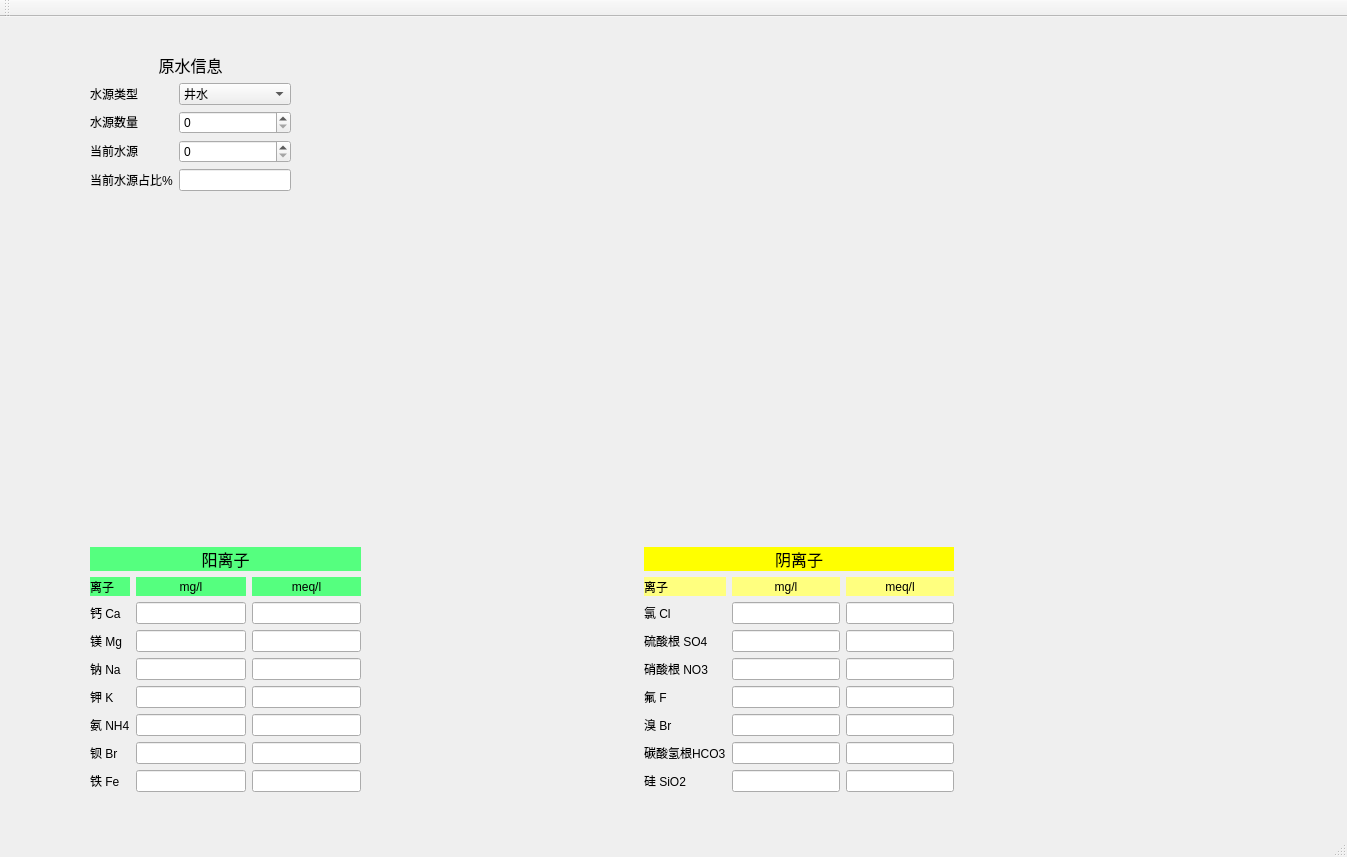
<?xml version="1.0" encoding="UTF-8"?>
<ui version="4.0">
 <class>MainWindow</class>
 <widget class="QMainWindow" name="MainWindow">
  <property name="geometry">
   <rect>
    <x>0</x>
    <y>0</y>
    <width>1347</width>
    <height>857</height>
   </rect>
  </property>
  <property name="sizePolicy">
   <sizepolicy hsizetype="Preferred" vsizetype="Preferred">
    <horstretch>0</horstretch>
    <verstretch>0</verstretch>
   </sizepolicy>
  </property>
  <property name="font">
   <font>
    <weight>50</weight>
    <bold>false</bold>
   </font>
  </property>
  <property name="windowTitle">
   <string>MainWindow</string>
  </property>
  <widget class="QWidget" name="centralwidget">
   <widget class="QWidget" name="formLayoutWidget">
    <property name="geometry">
     <rect>
      <x>90</x>
      <y>36</y>
      <width>201</width>
      <height>151</height>
     </rect>
    </property>
    <layout class="QFormLayout" name="formLayout">
     <item row="1" column="0">
      <widget class="QLabel" name="label_24">
       <property name="text">
        <string>&lt;html&gt;&lt;head/&gt;&lt;body&gt;&lt;p align=&quot;center&quot;&gt;水源类型&lt;/p&gt;&lt;/body&gt;&lt;/html&gt;</string>
       </property>
      </widget>
     </item>
     <item row="1" column="1">
      <widget class="QComboBox" name="comboBox">
       <item>
        <property name="text">
         <string>井水</string>
        </property>
       </item>
       <item>
        <property name="text">
         <string>反渗透产水</string>
        </property>
       </item>
       <item>
        <property name="text">
         <string>海水</string>
        </property>
       </item>
       <item>
        <property name="text">
         <string>超滤产水</string>
        </property>
       </item>
      </widget>
     </item>
     <item row="2" column="0">
      <widget class="QLabel" name="label_23">
       <property name="text">
        <string>&lt;html&gt;&lt;head/&gt;&lt;body&gt;&lt;p align=&quot;center&quot;&gt;水源数量&lt;/p&gt;&lt;/body&gt;&lt;/html&gt;</string>
       </property>
      </widget>
     </item>
     <item row="2" column="1">
      <widget class="QSpinBox" name="spinBox"/>
     </item>
     <item row="3" column="0">
      <widget class="QLabel" name="label_25">
       <property name="text">
        <string>&lt;html&gt;&lt;head/&gt;&lt;body&gt;&lt;p align=&quot;center&quot;&gt;当前水源&lt;/p&gt;&lt;/body&gt;&lt;/html&gt;</string>
       </property>
      </widget>
     </item>
     <item row="3" column="1">
      <widget class="QSpinBox" name="spinBox_2"/>
     </item>
     <item row="4" column="0">
      <widget class="QLabel" name="label_26">
       <property name="text">
        <string>当前水源占比%</string>
       </property>
      </widget>
     </item>
     <item row="4" column="1">
      <widget class="QLineEdit" name="lineEdit_29"/>
     </item>
     <item row="0" column="0" colspan="2">
      <widget class="QLabel" name="label_27">
       <property name="text">
        <string>&lt;html&gt;&lt;head/&gt;&lt;body&gt;&lt;p align=&quot;center&quot;&gt;&lt;span style=&quot; font-size:12pt;&quot;&gt;原水信息&lt;/span&gt;&lt;/p&gt;&lt;/body&gt;&lt;/html&gt;</string>
       </property>
      </widget>
     </item>
    </layout>
   </widget>
   <widget class="QWidget" name="">
    <property name="geometry">
     <rect>
      <x>90</x>
      <y>530</y>
      <width>864</width>
      <height>245</height>
     </rect>
    </property>
    <layout class="QHBoxLayout" name="horizontalLayout">
     <item>
      <layout class="QGridLayout" name="gridLayout">
       <item row="2" column="1">
        <widget class="QLineEdit" name="lineEdit_2"/>
       </item>
       <item row="1" column="0">
        <widget class="QLabel" name="label">
         <property name="styleSheet">
          <string notr="true">background-color: rgb(85, 255, 127);</string>
         </property>
         <property name="text">
          <string>离子</string>
         </property>
        </widget>
       </item>
       <item row="1" column="2">
        <widget class="QLabel" name="label_3">
         <property name="layoutDirection">
          <enum>Qt::LeftToRight</enum>
         </property>
         <property name="styleSheet">
          <string notr="true">background-color: rgb(85, 255, 127);</string>
         </property>
         <property name="text">
          <string>meq/l</string>
         </property>
         <property name="scaledContents">
          <bool>false</bool>
         </property>
         <property name="alignment">
          <set>Qt::AlignCenter</set>
         </property>
        </widget>
       </item>
       <item row="0" column="0" colspan="3">
        <widget class="QLabel" name="label_4">
         <property name="font">
          <font>
           <pointsize>12</pointsize>
          </font>
         </property>
         <property name="styleSheet">
          <string notr="true">background-color: rgb(85, 255, 127);</string>
         </property>
         <property name="text">
          <string>阳离子</string>
         </property>
         <property name="alignment">
          <set>Qt::AlignCenter</set>
         </property>
        </widget>
       </item>
       <item row="2" column="2">
        <widget class="QLineEdit" name="lineEdit"/>
       </item>
       <item row="5" column="0">
        <widget class="QLabel" name="label_8">
         <property name="text">
          <string>钾 K</string>
         </property>
        </widget>
       </item>
       <item row="1" column="1">
        <widget class="QLabel" name="label_2">
         <property name="sizePolicy">
          <sizepolicy hsizetype="Preferred" vsizetype="Preferred">
           <horstretch>0</horstretch>
           <verstretch>0</verstretch>
          </sizepolicy>
         </property>
         <property name="styleSheet">
          <string notr="true">background-color: rgb(85, 255, 127);</string>
         </property>
         <property name="text">
          <string>mg/l</string>
         </property>
         <property name="alignment">
          <set>Qt::AlignCenter</set>
         </property>
        </widget>
       </item>
       <item row="3" column="0">
        <widget class="QLabel" name="label_6">
         <property name="text">
          <string>镁 Mg</string>
         </property>
        </widget>
       </item>
       <item row="6" column="0">
        <widget class="QLabel" name="label_9">
         <property name="text">
          <string>氨 NH4</string>
         </property>
        </widget>
       </item>
       <item row="7" column="0">
        <widget class="QLabel" name="label_10">
         <property name="text">
          <string>钡 Br</string>
         </property>
        </widget>
       </item>
       <item row="4" column="0">
        <widget class="QLabel" name="label_7">
         <property name="text">
          <string>钠 Na</string>
         </property>
        </widget>
       </item>
       <item row="2" column="0">
        <widget class="QLabel" name="label_5">
         <property name="text">
          <string>钙 Ca</string>
         </property>
        </widget>
       </item>
       <item row="8" column="0">
        <widget class="QLabel" name="label_11">
         <property name="text">
          <string>铁 Fe</string>
         </property>
        </widget>
       </item>
       <item row="3" column="1">
        <widget class="QLineEdit" name="lineEdit_3"/>
       </item>
       <item row="3" column="2">
        <widget class="QLineEdit" name="lineEdit_4"/>
       </item>
       <item row="4" column="1">
        <widget class="QLineEdit" name="lineEdit_5"/>
       </item>
       <item row="4" column="2">
        <widget class="QLineEdit" name="lineEdit_6"/>
       </item>
       <item row="5" column="1">
        <widget class="QLineEdit" name="lineEdit_7"/>
       </item>
       <item row="5" column="2">
        <widget class="QLineEdit" name="lineEdit_8"/>
       </item>
       <item row="6" column="1">
        <widget class="QLineEdit" name="lineEdit_9"/>
       </item>
       <item row="6" column="2">
        <widget class="QLineEdit" name="lineEdit_10"/>
       </item>
       <item row="7" column="2">
        <widget class="QLineEdit" name="lineEdit_11"/>
       </item>
       <item row="7" column="1">
        <widget class="QLineEdit" name="lineEdit_12"/>
       </item>
       <item row="8" column="1">
        <widget class="QLineEdit" name="lineEdit_13"/>
       </item>
       <item row="8" column="2">
        <widget class="QLineEdit" name="lineEdit_14"/>
       </item>
      </layout>
     </item>
     <item>
      <widget class="Line" name="line">
       <property name="orientation">
        <enum>Qt::Horizontal</enum>
       </property>
      </widget>
     </item>
     <item>
      <spacer name="horizontalSpacer">
       <property name="orientation">
        <enum>Qt::Horizontal</enum>
       </property>
       <property name="sizeHint" stdset="0">
        <size>
         <width>60</width>
         <height>0</height>
        </size>
       </property>
      </spacer>
     </item>
     <item>
      <layout class="QGridLayout" name="gridLayout_2">
       <item row="2" column="1">
        <widget class="QLineEdit" name="lineEdit_15"/>
       </item>
       <item row="1" column="0">
        <widget class="QLabel" name="label_12">
         <property name="styleSheet">
          <string notr="true">background-color: rgb(255, 255, 127);</string>
         </property>
         <property name="text">
          <string>离子</string>
         </property>
        </widget>
       </item>
       <item row="1" column="2">
        <widget class="QLabel" name="label_13">
         <property name="layoutDirection">
          <enum>Qt::LeftToRight</enum>
         </property>
         <property name="styleSheet">
          <string notr="true">background-color: rgb(255, 255, 127);</string>
         </property>
         <property name="text">
          <string>meq/l</string>
         </property>
         <property name="scaledContents">
          <bool>false</bool>
         </property>
         <property name="alignment">
          <set>Qt::AlignCenter</set>
         </property>
        </widget>
       </item>
       <item row="2" column="2">
        <widget class="QLineEdit" name="lineEdit_16"/>
       </item>
       <item row="5" column="0">
        <widget class="QLabel" name="label_15">
         <property name="text">
          <string>氟 F</string>
         </property>
        </widget>
       </item>
       <item row="7" column="0">
        <widget class="QLabel" name="label_19">
         <property name="text">
          <string>碳酸氢根HCO3</string>
         </property>
        </widget>
       </item>
       <item row="3" column="0">
        <widget class="QLabel" name="label_17">
         <property name="text">
          <string>硫酸根 SO4</string>
         </property>
        </widget>
       </item>
       <item row="5" column="1">
        <widget class="QLineEdit" name="lineEdit_21"/>
       </item>
       <item row="5" column="2">
        <widget class="QLineEdit" name="lineEdit_22"/>
       </item>
       <item row="4" column="2">
        <widget class="QLineEdit" name="lineEdit_20"/>
       </item>
       <item row="3" column="1">
        <widget class="QLineEdit" name="lineEdit_17"/>
       </item>
       <item row="7" column="1">
        <widget class="QLineEdit" name="lineEdit_26"/>
       </item>
       <item row="6" column="2">
        <widget class="QLineEdit" name="lineEdit_24"/>
       </item>
       <item row="4" column="1">
        <widget class="QLineEdit" name="lineEdit_19"/>
       </item>
       <item row="3" column="2">
        <widget class="QLineEdit" name="lineEdit_18"/>
       </item>
       <item row="6" column="1">
        <widget class="QLineEdit" name="lineEdit_23"/>
       </item>
       <item row="7" column="2">
        <widget class="QLineEdit" name="lineEdit_25"/>
       </item>
       <item row="8" column="1">
        <widget class="QLineEdit" name="lineEdit_27"/>
       </item>
       <item row="8" column="2">
        <widget class="QLineEdit" name="lineEdit_28"/>
       </item>
       <item row="1" column="1">
        <widget class="QLabel" name="label_16">
         <property name="sizePolicy">
          <sizepolicy hsizetype="Preferred" vsizetype="Preferred">
           <horstretch>0</horstretch>
           <verstretch>0</verstretch>
          </sizepolicy>
         </property>
         <property name="styleSheet">
          <string notr="true">background-color: rgb(255, 255, 127);</string>
         </property>
         <property name="text">
          <string>mg/l</string>
         </property>
         <property name="alignment">
          <set>Qt::AlignCenter</set>
         </property>
        </widget>
       </item>
       <item row="4" column="0">
        <widget class="QLabel" name="label_20">
         <property name="text">
          <string>硝酸根 NO3</string>
         </property>
        </widget>
       </item>
       <item row="2" column="0">
        <widget class="QLabel" name="label_21">
         <property name="text">
          <string>氯 Cl</string>
         </property>
        </widget>
       </item>
       <item row="8" column="0">
        <widget class="QLabel" name="label_22">
         <property name="text">
          <string>硅 SiO2</string>
         </property>
        </widget>
       </item>
       <item row="6" column="0">
        <widget class="QLabel" name="label_18">
         <property name="text">
          <string>溴 Br</string>
         </property>
        </widget>
       </item>
       <item row="0" column="0" colspan="3">
        <widget class="QLabel" name="label_14">
         <property name="font">
          <font>
           <pointsize>12</pointsize>
          </font>
         </property>
         <property name="styleSheet">
          <string notr="true">background-color: rgb(255, 255, 0);</string>
         </property>
         <property name="text">
          <string>阴离子</string>
         </property>
         <property name="alignment">
          <set>Qt::AlignCenter</set>
         </property>
        </widget>
       </item>
      </layout>
     </item>
    </layout>
   </widget>
  </widget>
  <widget class="QMenuBar" name="menubar">
   <property name="geometry">
    <rect>
     <x>0</x>
     <y>0</y>
     <width>1347</width>
     <height>26</height>
    </rect>
   </property>
  </widget>
  <widget class="QStatusBar" name="statusbar"/>
  <widget class="QToolBar" name="toolBar">
   <property name="windowTitle">
    <string>toolBar</string>
   </property>
   <attribute name="toolBarArea">
    <enum>TopToolBarArea</enum>
   </attribute>
   <attribute name="toolBarBreak">
    <bool>false</bool>
   </attribute>
  </widget>
 </widget>
 <resources/>
 <connections/>
</ui>
